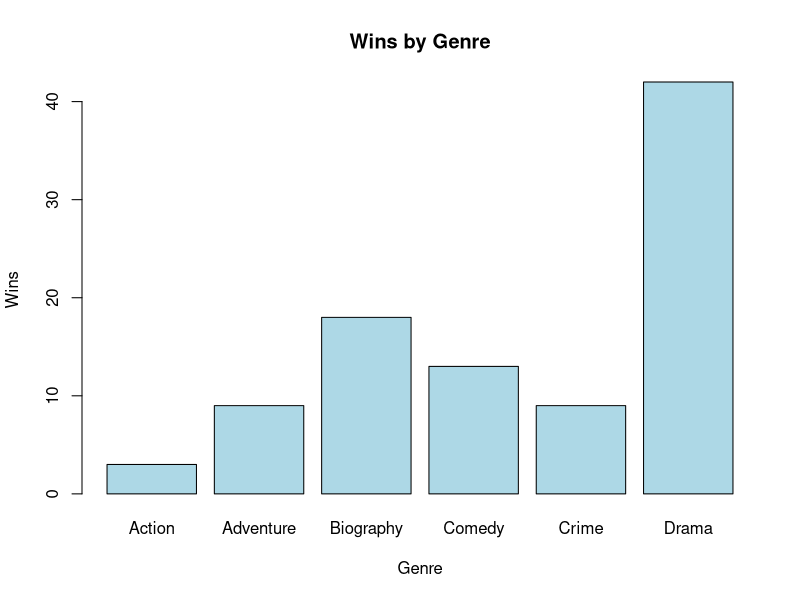
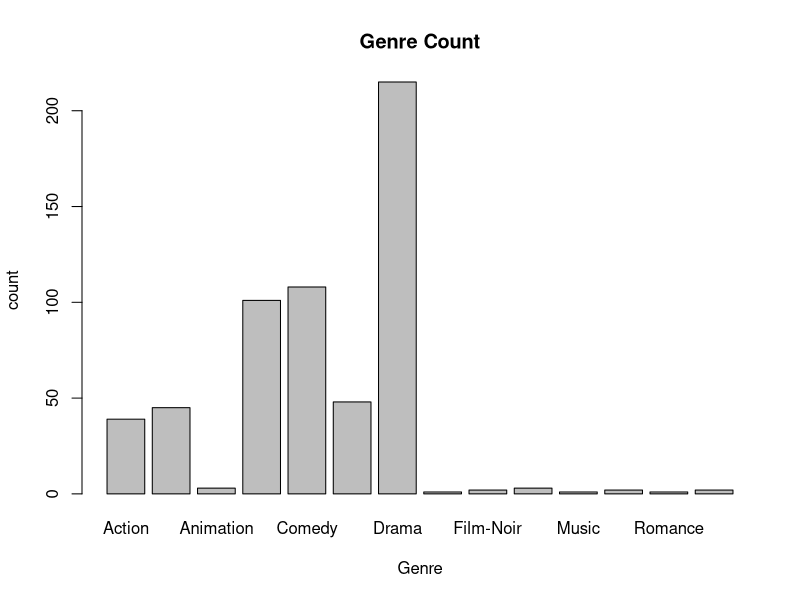

Recreate these plots in R, in order.
## ---- chunk 1
knitr::opts_chunk$set(echo = TRUE)
## ---- chunk 2
library(readr)
oscars_dataset <- read_delim("oscars_dataset.csv", delim = ";", escape_double = FALSE, trim_ws = TRUE)
## ---- chunk 3
summary(oscars_dataset)
## ---- chunk 4
#wins_by_genre <- table(oscars_dataset$'Main Genre'[oscars_dataset$Award == "Winner"])
#wins_by_genre
library(dplyr)

wins_by_genre <- oscars_dataset %>%
  filter(Award == "Winner") %>%
  count(`Main Genre`, name = "Wins")
genre_count <- oscars_dataset %>%
  count(`Main Genre`, name = "count")
barplot(wins_by_genre$Wins, xlab = "Genre", ylab = "Wins", main ="Wins by Genre",names.arg = wins_by_genre$`Main Genre`,col = "light blue")
barplot(genre_count$count, xlab = "Genre", ylab = "count", main ="Genre Count",names.arg = genre_count$`Main Genre`,width = 20)

